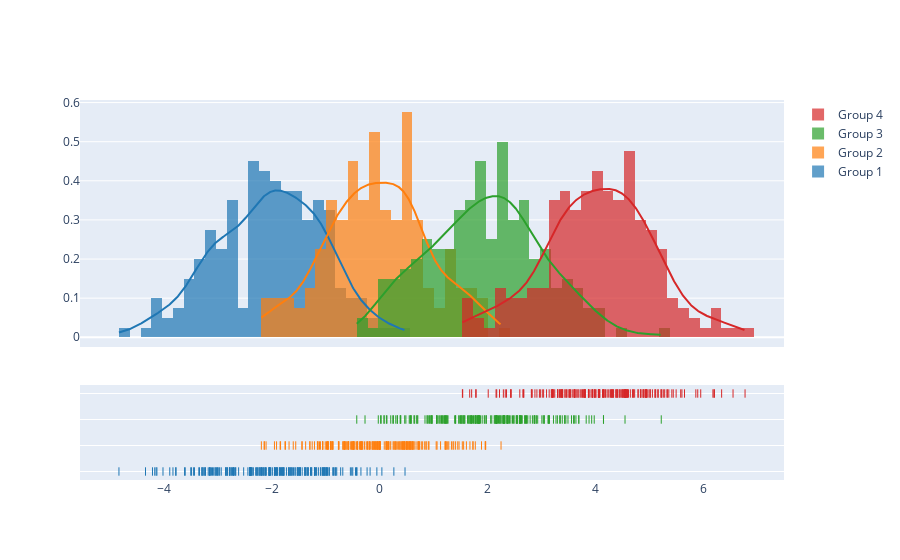

Source (notebook cell):
### Code cell
import plotly.figure_factory as ff

# Add histogram data
x1 = np.random.randn(200) - 2
x2 = np.random.randn(200)
x3 = np.random.randn(200) + 2
x4 = np.random.randn(200) + 4

# Group data together
hist_data = [x1, x2, x3, x4]

group_labels = ['Group 1', 'Group 2', 'Group 3', 'Group 4']

# Create distplot with custom bin_size
fig = ff.create_distplot(hist_data, group_labels, bin_size=.2)
fig.show()

### Figure 1 — Plotly figure (JSON) as saved in the notebook; plotly's stock layout.template omitted (floating-point values rounded to 4 significant figures; data arrays with more than 128 entries replaced by an {"elided": "..."} marker saying what was removed)
{"data": [{"autobinx": false, "histnorm": "probability density", "legendgroup": "Group 1", "marker": {"color": "rgb(31, 119, 180)"}, "name": "Group 1", "opacity": 0.7, "type": "histogram", "x": {"elided": "200 float values"}, "xaxis": "x", "xbins": {"end": 0.4684, "size": 0.2, "start": -4.834}, "yaxis": "y"}, {"autobinx": false, "histnorm": "probability density", "legendgroup": "Group 2", "marker": {"color": "rgb(255, 127, 14)"}, "name": "Group 2", "opacity": 0.7, "type": "histogram", "x": {"elided": "200 float values"}, "xaxis": "x", "xbins": {"end": 2.248, "size": 0.2, "start": -2.194}, "yaxis": "y"}, {"autobinx": false, "histnorm": "probability density", "legendgroup": "Group 3", "marker": {"color": "rgb(44, 160, 44)"}, "name": "Group 3", "opacity": 0.7, "type": "histogram", "x": {"elided": "200 float values"}, "xaxis": "x", "xbins": {"end": 5.217, "size": 0.2, "start": -0.426}, "yaxis": "y"}, {"autobinx": false, "histnorm": "probability density", "legendgroup": "Group 4", "marker": {"color": "rgb(214, 39, 40)"}, "name": "Group 4", "opacity": 0.7, "type": "histogram", "x": {"elided": "200 float values"}, "xaxis": "x", "xbins": {"end": 6.771, "size": 0.2, "start": 1.532}, "yaxis": "y"}, {"legendgroup": "Group 1", "marker": {"color": "rgb(31, 119, 180)"}, "mode": "lines", "name": "Group 1", "showlegend": false, "type": "scatter", "x": {"elided": "500 float values"}, "xaxis": "x", "y": {"elided": "500 float values"}, "yaxis": "y"}, {"legendgroup": "Group 2", "marker": {"color": "rgb(255, 127, 14)"}, "mode": "lines", "name": "Group 2", "showlegend": false, "type": "scatter", "x": {"elided": "500 float values"}, "xaxis": "x", "y": {"elided": "500 float values"}, "yaxis": "y"}, {"legendgroup": "Group 3", "marker": {"color": "rgb(44, 160, 44)"}, "mode": "lines", "name": "Group 3", "showlegend": false, "type": "scatter", "x": {"elided": "500 float values"}, "xaxis": "x", "y": {"elided": "500 float values"}, "yaxis": "y"}, {"legendgroup": "Group 4", "marker": {"color": "rgb(214, 39, 40)"}, "mode": "lines", "name": "Group 4", "showlegend": false, "type": "scatter", "x": {"elided": "500 float values"}, "xaxis": "x", "y": {"elided": "500 float values"}, "yaxis": "y"}, {"legendgroup": "Group 1", "marker": {"color": "rgb(31, 119, 180)", "symbol": "line-ns-open"}, "mode": "markers", "name": "Group 1", "showlegend": false, "type": "scatter", "x": {"elided": "200 float values"}, "xaxis": "x", "y": {"elided": "200 str values"}, "yaxis": "y2"}, {"legendgroup": "Group 2", "marker": {"color": "rgb(255, 127, 14)", "symbol": "line-ns-open"}, "mode": "markers", "name": "Group 2", "showlegend": false, "type": "scatter", "x": {"elided": "200 float values"}, "xaxis": "x", "y": {"elided": "200 str values"}, "yaxis": "y2"}, {"legendgroup": "Group 3", "marker": {"color": "rgb(44, 160, 44)", "symbol": "line-ns-open"}, "mode": "markers", "name": "Group 3", "showlegend": false, "type": "scatter", "x": {"elided": "200 float values"}, "xaxis": "x", "y": {"elided": "200 str values"}, "yaxis": "y2"}, {"legendgroup": "Group 4", "marker": {"color": "rgb(214, 39, 40)", "symbol": "line-ns-open"}, "mode": "markers", "name": "Group 4", "showlegend": false, "type": "scatter", "x": {"elided": "200 float values"}, "xaxis": "x", "y": {"elided": "200 str values"}, "yaxis": "y2"}], "layout": {"barmode": "overlay", "hovermode": "closest", "legend": {"traceorder": "reversed"}, "xaxis": {"anchor": "y2", "domain": [0.0, 1.0], "zeroline": false}, "yaxis": {"anchor": "free", "domain": [0.35, 1], "position": 0.0}, "yaxis2": {"anchor": "x", "domain": [0, 0.25], "dtick": 1, "showticklabels": false}}}
